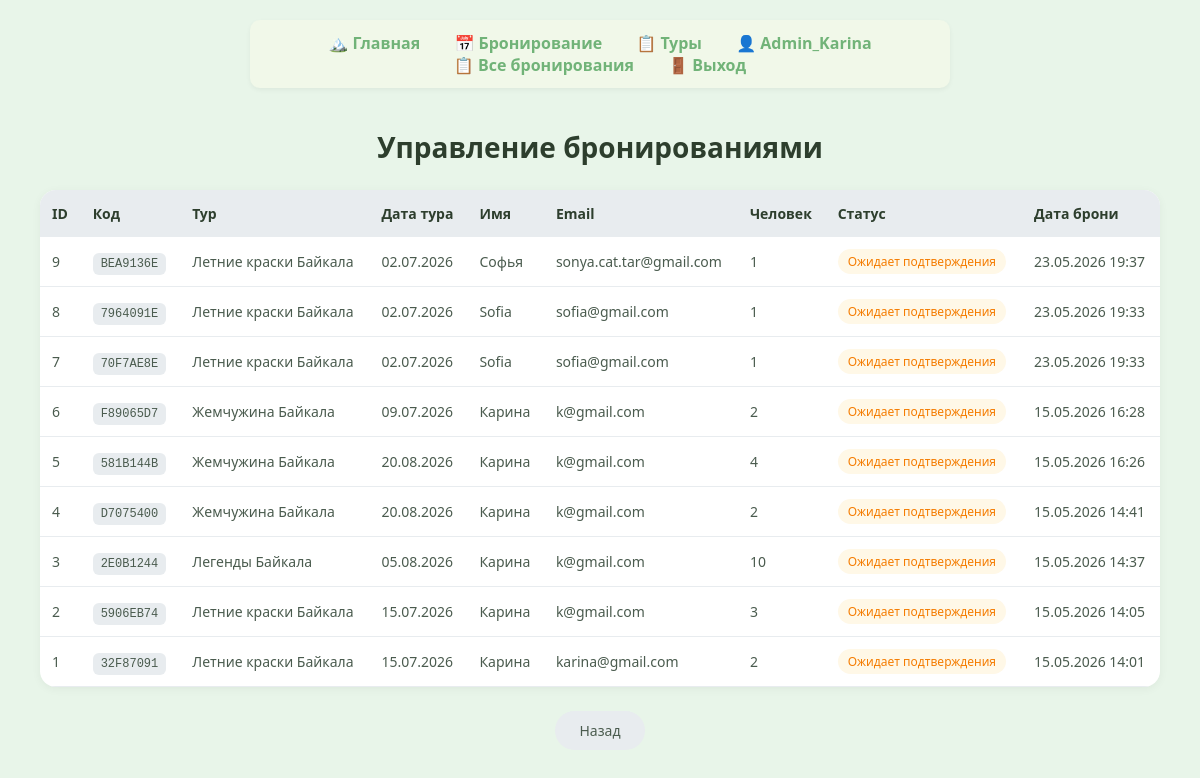
Before: /manage/bookings/ (signed in) with the older database file.
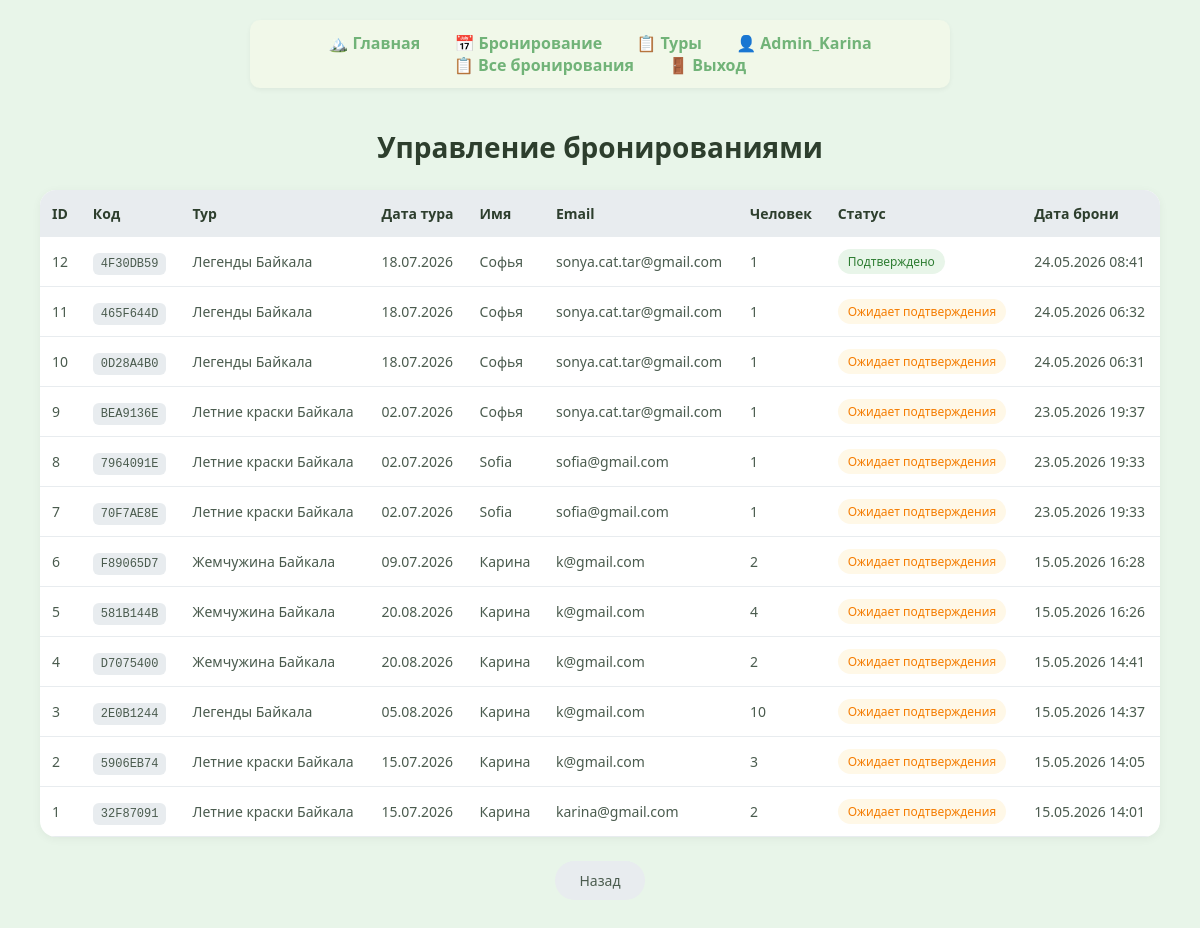
After: the same page with the newer database file.
### accounts/models.py (models this page shows, shortened)
class User(AbstractUser):
    phone = models.CharField(max_length=20, blank=True, null=True, verbose_name='Телефон')
    avatar = models.ImageField(upload_to='avatars/', null=True, blank=True, verbose_name='Аватар')
    bio = models.TextField(max_length=500, blank=True, verbose_name='О себе')
    birth_date = models.DateField(null=True, blank=True, verbose_name='Дата рождения')
    is_email_verified = models.BooleanField(default=False, verbose_name='Email подтвержден')
    email_verification_token = models.CharField(max_length=100, blank=True, null=True)
    favorite_tours = models.ManyToManyField('booking.Tour', blank=True, related_name='favorited_by', verbose_name='Избранные туры')
    created_at = models.DateTimeField(auto_now_add=True, verbose_name='Дата регистрации')
    updated_at = models.DateTimeField(auto_now=True, verbose_name='Дата обновления')
    class Meta:
        verbose_name = 'Пользователь'
        verbose_name_plural = 'Пользователи'

### booking/models.py (models this page shows, shortened)
class Booking(models.Model):
    STATUS_CHOICES = [
        ('pending', 'Ожидает подтверждения'),
        ('confirmed', 'Подтверждено'),
        ('cancelled', 'Отменено'),
    ]
    schedule = models.ForeignKey(
        TourSchedule,
        on_delete=models.CASCADE,
        related_name='bookings'
    )
    tour = models.ForeignKey(
        Tour,
        on_delete=models.CASCADE
    )
    name = models.CharField(
        max_length=200,
        null=False
    )
    email = models.EmailField(
        null=False
    )
    people = models.IntegerField()
    status = models.CharField(
        max_length=20,
        choices=STATUS_CHOICES,
        default='pending'
    )
    created_at = models.DateTimeField(
        auto_now_add=True
    )
    booking_reference = models.CharField(
        max_length=10,
        unique=False,
        blank=True
    )

class Tour(models.Model):
    objects = models.Manager()
    title = models.CharField(max_length=200)
    description = models.TextField()
    duration = models.IntegerField(
        help_text="Длительность тура в днях"
    )
    price = models.DecimalField(
        max_digits=10,
        decimal_places=2
    )
    max_people = models.IntegerField(
        help_text="Максимум участников на одну дату"
    )
    removed = models.BooleanField(default=False)
    image = models.ImageField(
        upload_to="tours/",
        default="tours/default.jpg"
    )

class TourSchedule(models.Model):
    tour = models.ForeignKey(
        Tour,
        on_delete=models.CASCADE,
        related_name='schedules'
    )
    start_date = models.DateField(
        help_text="Дата начала тура"
    )
    end_date = models.DateField(
        blank=True,
        null=True,
        help_text="Дата окончания тура (рассчитывается автоматически)"
    )
    is_active = models.BooleanField(
        default=True,
        help_text="Активно ли это расписание"
    )
    class Meta:
        ordering = ['start_date']
        constraints = [
            models.UniqueConstraint(
                fields=['tour', 'start_date'],
                name='unique_tour_start_date'
            )
        ]

### booking/views.py (the view)
# urls.py: path('manage/bookings/', views.manage_bookings_view, name='manage_bookings'),
@staff_member_required
def manage_bookings_view(request):
    bookings = Booking.objects.select_related('tour', 'schedule').all().order_by('-created_at')
    paginator = Paginator(bookings, 20)
    page_number = request.GET.get('page')
    bookings_page = paginator.get_page(page_number)
    return render(request, 'booking/manage_bookings.html', {
        'bookings': bookings_page,
    })

### templates/booking/manage_bookings.html (shortened to what this page needs)
{% extends 'base.html' %}
{% load static %}
{% block content %}
<div class="admin-container">
    <h1>Управление бронированиями</h1>
    <div class="table-wrapper">
        <table class="bookings-table">
            <thead>
                <tr>
                    <th>ID</th>
                    <th>Код</th>
                    <th>Тур</th>
                    <th>Дата тура</th>
                    <th>Имя</th>
                    <th>Email</th>
                    <th>Человек</th>
                    <th>Статус</th>
                    <th>Дата брони</th>
                </tr>
            </thead>
            <tbody>
                {% for booking in bookings %}
                <tr>
                    <td>{{ booking.id }}</td>
                    <td><code>{{ booking.booking_reference }}</code></td>
                    <td>{{ booking.tour.title }}</td>
                    <td>{{ booking.schedule.start_date|date:"d.m.Y" }}</td>
                    <td>{{ booking.name }}</td>
                    <td>{{ booking.email }}</td>
                    <td>{{ booking.people }}</td>
                    <td>
                        <span class="status status-{{ booking.status }}">
                            {{ booking.get_status_display }}
                        </span>
                    </td>
                    <td>{{ booking.created_at|date:"d.m.Y H:i" }}</td>
                </tr>
                {% empty %}
                <tr>
                    <td colspan="9" class="empty-state">Нет бронирований</td>
                </tr>
                {% endfor %}
            </tbody>
        </table>
    </div>
    <div class="actions">
        <a href="{% url 'home' %}" class="btn-back">Назад</a>
    </div>
</div>
{% endblock %}

### templates/base.html (shortened to what this page needs)
<!DOCTYPE html>
<html lang="ru">
<head>
    {% load static %}
    <link rel="stylesheet" href="{% static 'css/booking_form.css' %}">
</head>
<body>
<nav class="nav">
    <a href="{% url 'home' %}">🏔️ Главная</a>
    <a href="{% url 'booking' %}">📅 Бронирование</a>
    <a href="{% url 'tour_list' %}">📋 Туры</a>
    {% if user.is_authenticated %}
        <a href="{% url 'accounts:profile' %}">👤 {{ user.username }}</a>
        {% if user.is_superuser or user.is_staff %}
            <a href="{% url 'manage_bookings' %}">📋 Все бронирования</a>
        {% endif %}
        <a href="{% url 'accounts:logout' %}">🚪 Выход</a>
    {% else %}
        <a href="{% url 'accounts:login' %}">🔑 Вход</a>
        <a href="{% url 'accounts:register' %}">📝 Регистрация</a>
    {% endif %}
</nav>
<main>
    {% block content %}{% endblock %}
</main>
</body>
</html>

### static/css/booking_form.css (style rules this page uses)
* { margin: 0; padding: 0; box-sizing: border-box; }
body { font-family: 'Segoe UI', Tahoma, Geneva, Verdana, sans-serif; background: #e8f5e9; padding: 20px; min-height: 100vh; }
h1 { text-align: center; color: #2d5a2e; margin-bottom: 30px; font-size: 28px; }
.nav { max-width: 700px; margin: 0 auto 20px; padding: 12px 20px; background-color: #f1f8e9; border-radius: 10px; text-align: center; box-shadow: 0 2px 5px rgba(0, 0, 0, 0.05); }
.nav a { margin: 0 15px; text-decoration: none; color: #71b378; font-weight: bold; transition: all 0.3s ease; display: inline-block; }

### templates/booking/manage_bookings.html (style rules this page uses)
.admin-container { max-width: 1200px; margin: 40px auto; padding: 0 20px; }
h1 { font-size: 28px; font-weight: 600; color: #2d3e2d; margin-bottom: 24px; }
.table-wrapper { overflow-x: auto; background: white; border-radius: 16px; box-shadow: 0 2px 10px rgba(0,0,0,0.05); }
.bookings-table { width: 100%; border-collapse: collapse; font-size: 14px; }
.bookings-table th { background: #e8ecef; color: #2d3e2d; padding: 14px 12px; text-align: left; font-weight: 600; }
.bookings-table td { padding: 12px; border-bottom: 1px solid #e8ecef; color: #4a5b4e; }
code { background: #e8ecef; padding: 4px 8px; border-radius: 6px; font-size: 12px; font-family: monospace; }
.status { display: inline-block; padding: 4px 10px; border-radius: 20px; font-size: 12px; font-weight: 500; }
.status-pending { background: #fff8e7; color: #f57c00; }
.status-confirmed { background: #e8f5e9; color: #2e7d32; }
.actions { margin-top: 24px; text-align: center; }
.btn-back { display: inline-block; padding: 10px 24px; background: #e8ecef; color: #4a5b4e; text-decoration: none; border-radius: 40px; font-size: 14px; transition: all 0.2s; }

Changed rows visible on the page:
added Booking: id "12", booking_reference "4F30DB59", tour "Легенды Байкала", schedule.start_date "18.07.2026", name "Софья", email "sonya.cat.tar@gmail.com", people "1", status "Подтверждено", created_at "24.05.2026 08:41"
added Booking: id "11", booking_reference "465F644D", tour "Легенды Байкала", schedule.start_date "18.07.2026", name "Софья", email "sonya.cat.tar@gmail.com", people "1", status "Ожидает подтверждения", created_at "24.05.2026 06:32"
added Booking: id "10", booking_reference "0D28A4B0", tour "Легенды Байкала", schedule.start_date "18.07.2026", name "Софья", email "sonya.cat.tar@gmail.com", people "1", status "Ожидает подтверждения", created_at "24.05.2026 06:31"
